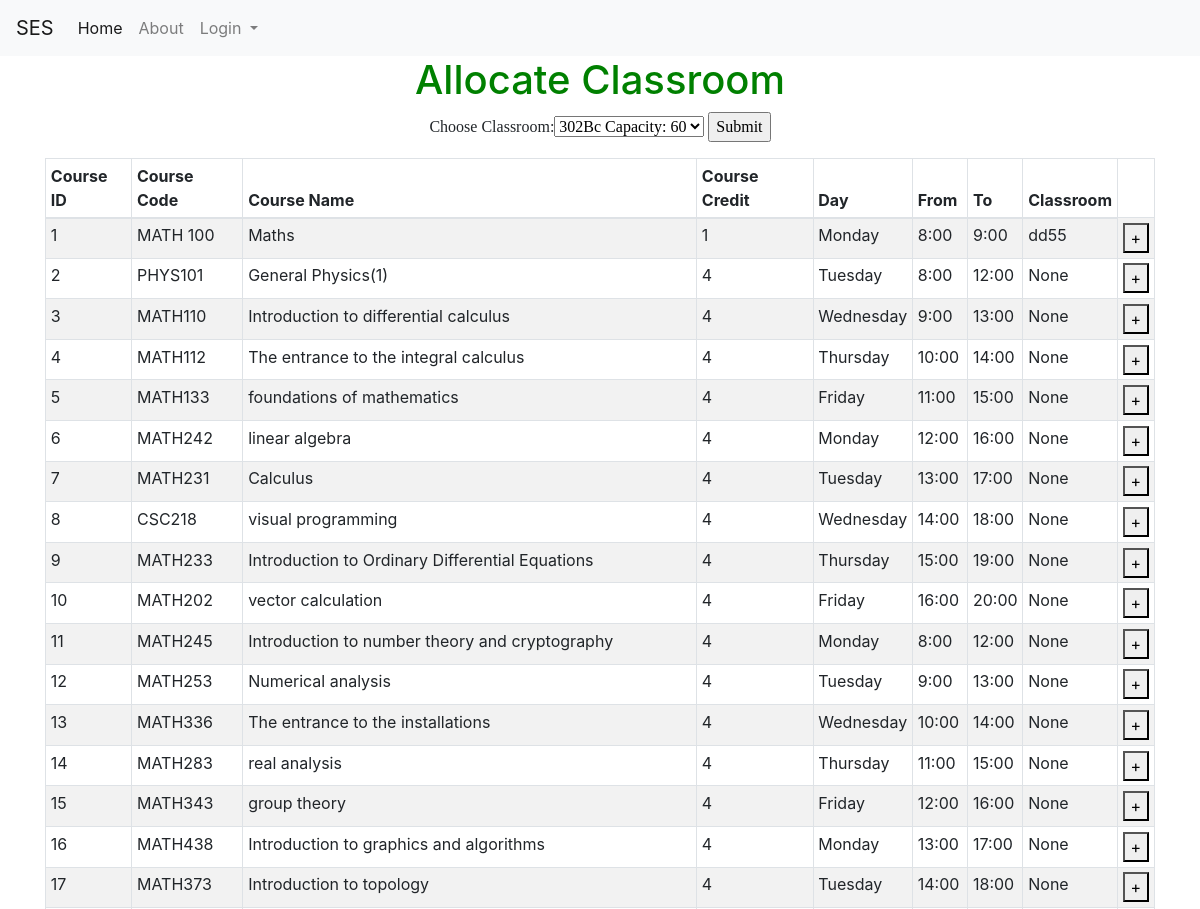
The app's page /allocate_classroomf (upper part), older data.
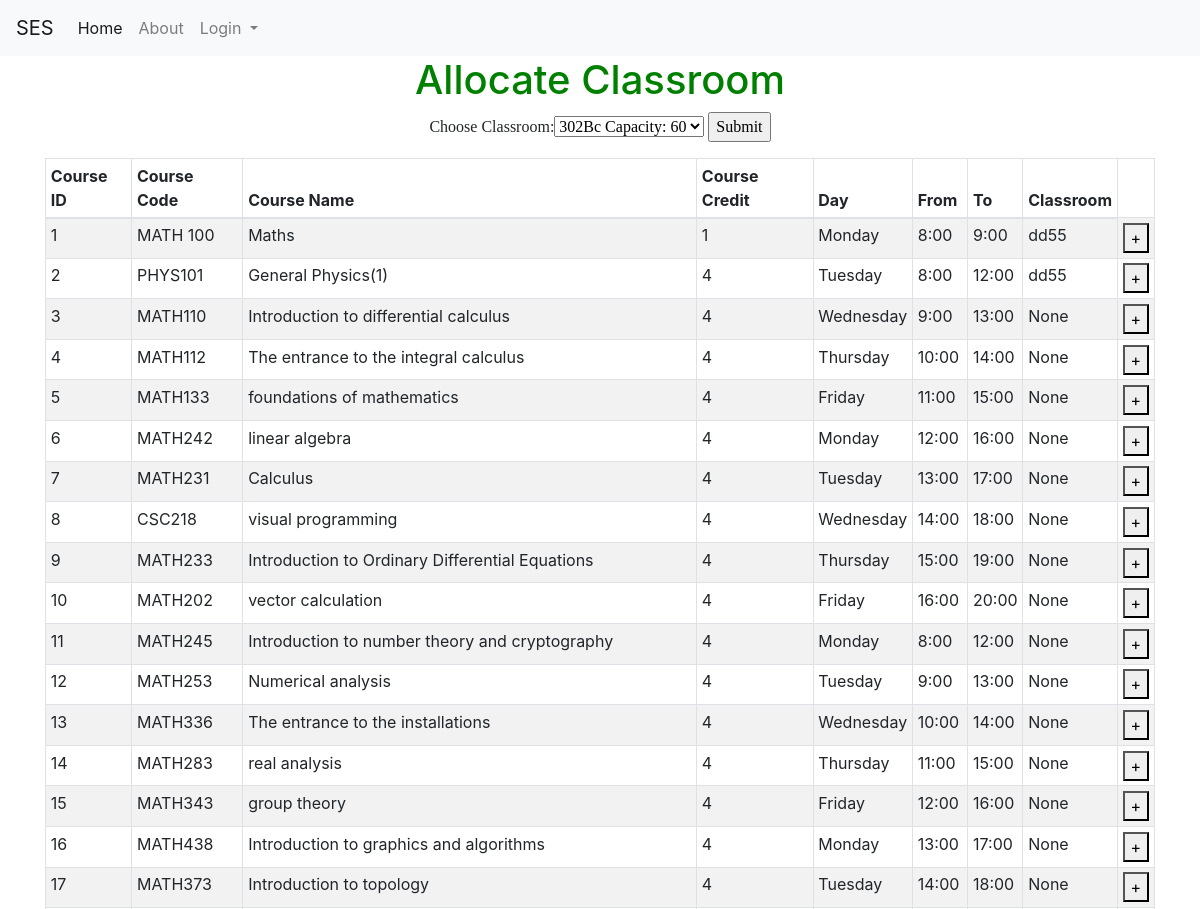
The same page, newer data.
### tables this page shows
CREATE TABLE course (course_id INTEGER NOT NULL PRIMARY KEY AUTOINCREMENT UNIQUE, course_name [nchar] (10), course_descr [nchar] (10), course_code [nchar] (10), dep_id [int], plan_id [int], level_id [int], credit INTEGER, Day_id REFERENCES Day (Day_id), fromT TIME, toT TIME, loc_id INTEGER, SEM INTEGER DEFAULT (223), lec_id INTEGER);

CREATE TABLE Day (Day_id INTEGER PRIMARY KEY, Day_Decs CHAR);

CREATE TABLE loc (loc_id INTEGER PRIMARY KEY UNIQUE, loc_Cap INTEGER, loc_name CHAR CONSTRAINT loc_id UNIQUE ON CONFLICT IGNORE);

### allocate_classroom.py (the view)
@allocate_classroom.route('/allocate_classroomf', methods=['GET', 'POST'])
def allocate_classroomf():
    with app.app_context():
        con = sqlite3.connect("instance/db.sqlite")
        cur = con.cursor()
        cur.execute("SELECT * FROM loc")
        classroom = cur.fetchall()
        con.commit()
        cur.execute("SELECT * FROM classroom_view")
        courses = cur.fetchall()
        course_id = request.form.get('course_id')
        con.commit()
        loc_id = request.form.get('classroom')
        print("loc_idss")
        print(loc_id)
        cur.execute("UPDATE  course set loc_id = ? where course_id = ? " , (loc_id, course_id))
        con.commit()
        cur.execute("SELECT * FROM classroom_view")
        courses = cur.fetchall()
        con.commit()
        con.close()
    return render_template('allocate_classroom.html', classroom=classroom,courses=courses)

### templates/allocate_classroom.html (shortened to what this page needs)
{% extends "base.html" %}
{% block content %}
<h1>Allocate Classroom</h1>
       <form id = "c_form" method="post" action="/allocate_classroomf">
        <p style="font-family:verdana">
            Choose Classroom:<SELECT name="classroom" style="font-family:verdana" id="classroom">
            {% for j in classroom %}
                <OPTION  value={{j[0]}}>{{j[2]}} Capacity: {{j[1]}} </OPTION>
            {% endfor %}
            </SELECT>
            <input type="submit" value="Submit">
            </p>
        <table id="classcourses" class="table table-striped table-bordered table-sm"  cellspacing="0" width="100%">
            <thead>
              <tr>
                <th>Course ID</th>
                <th>Course Code</th>
                <th>Course Name</th>
                <th>Course Credit</th>
                <th>Day</th>
                <th>From</th>
                <th>To</th>
                <th>Classroom</th>
              </tr>
              </thead>
              <tbody>
               {% for row in courses %}
                      <tr>
                        <td><input type="hidden" name="title" value="{{ row[0] }}"> {{ row[0] }} </td>
                          <td>{{row[1]}}</td>
                          <td>{{row[2]}}</td>
                          <td>{{row[3]}}</td>
                          <td>{{row[4]}}</td>
                          <td>{{row[5]}}</td>
                          <td>{{row[6]}}</td>
                          <td>{{row[7]}}</td>
                          <td><button class="bi bi-plus" type="submit" value="{{ row[0] }}" name="course_id">+</button></td>
                      </tr>
                  {% endfor %}
              </tbody>
          </table>
       </form>
{% endblock %}

Row changes from the older to the newer data that the page shows:
changed course "PHYS101": loc_name "None" → "dd55"
